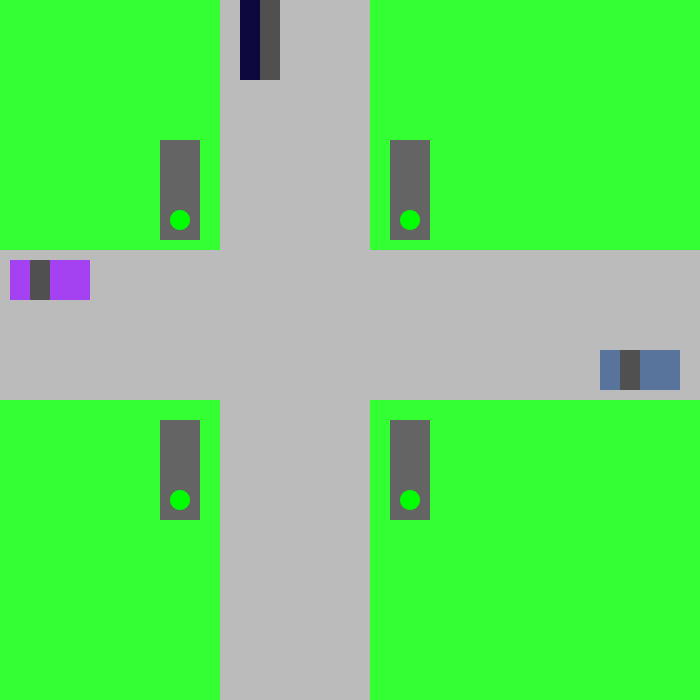
Frame 1 (no input)
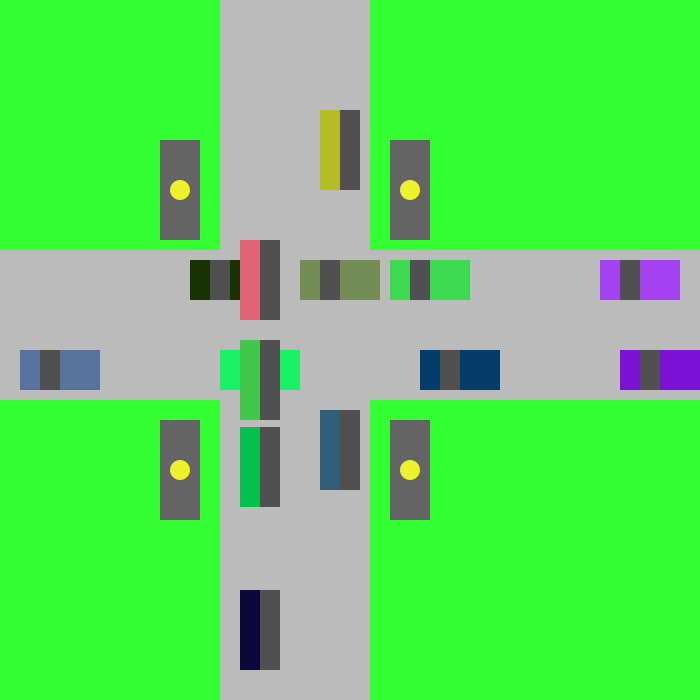
Frame 60 (the mouse pressed at the canvas centre just before this capture)
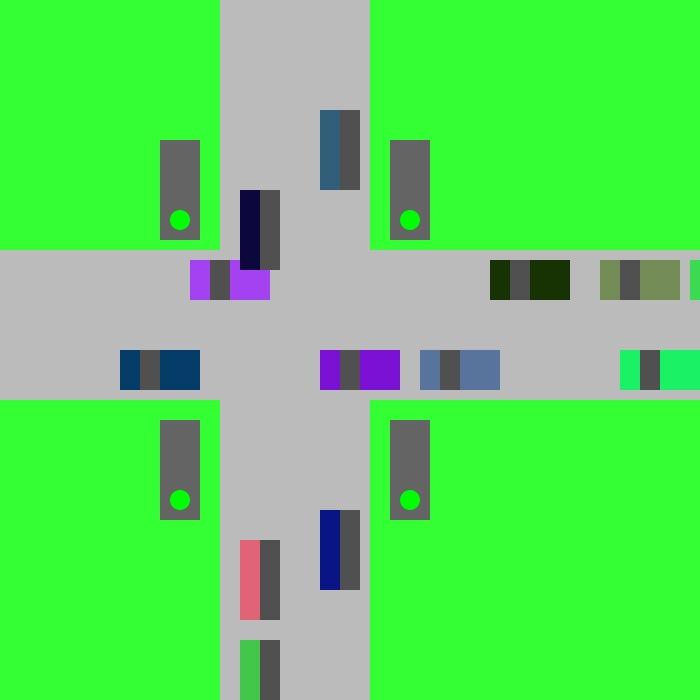
Frame 120 (the mouse held since frame 60 and released just before this capture)

The Processing sketch that drew these frames (run headless with seeded random() and noise(); from frame 60 on, the mouse is pressed at the canvas centre):

// Processing sketch: cw2
// ── cw2.pde
int counter = 0;
// counter will function as timer
int step = 0;
// step will track which state light(s) are in

road r1 = new road(0,250,150,700);
road r2 = new road(220,0,700,150);

traffic_light t1 = new traffic_light(160,140,0);
traffic_light t2 = new traffic_light(390,140,300);
traffic_light t3 = new traffic_light(160,420,0);
traffic_light t4 = new traffic_light(390,420,600);

car c1 = new car(10,260,80,40,10,0);
car c2 = new car(-200,260,80,40,10,0);
car c3 = new car(-290,260,80,40,10,0);
car c4 = new car(-400,260,80,40,10,0);

car c5 = new car(600,350,80,40,0,0);
car c6 = new car(800,350,80,40,0,0);
car c7 = new car(1000,350,80,40,0,0);
car c8 = new car(1200,350,80,40,0,0);

car c9 = new car(240,0,40,80,0,10);
car c10 = new car(240,-158,40,80,0,5);
car c11 = new car(240,-250,40,80,0,10);
car c12 = new car(240,-350,40,80,0,10);

car c13 = new car(320,700,40,80,0,10);
car c14 = new car(320,1000,40,80,0,10);
car c15 = new car(320,1400,40,80,0,10);
car c16 = new car(320,1900,40,80,0,10);




void setup() {
  background(51,255,51);
  size(700,700);
}


void draw() {
r1.display();
r2.display();

t1.display();
t1.advanceCounter();

t2.display();
t2.advanceCounter();

t3.display();
t3.advanceCounter();

t4.display();
t4.advanceCounter();

c1.display();
c1.move();

c2.display();
c2.move();

c3.display();
c3.move();

c4.display();
c4.move();

c5.display();
c5.moveReverse();

c6.display();
c6.moveReverse();

c7.display();
c7.moveReverse();

c8.display();
c8.moveReverse();

c9.display();
c9.moveReverseY();

c10.display();
c10.moveReverseY();

c11.display();
c11.moveReverseY();

c12.display();
c12.moveReverseY();

c13.display();
c13.moveY();

c14.display();
c14.moveY();

c15.display();
c15.moveY();

c16.display();
c16.moveY();

    fill(255,255,0);
    line(30, 20, 85, 20);
    stroke(400);
    
}

class road {
  
  float x;
  float y;
  float h;
  float w;
    road(float tempx, float tempy, float temph, float tempw) {
      x = tempx;
      y = tempy;
      h = temph;
      w = tempw;
    
    }
  
  void display() {
    noStroke();
    fill(187,187,187);
    rect(x,y,w,h);
  }
 
}



class traffic_light {
  
  float x;
  float y;
  float r;
  
    traffic_light(float tempX, float tempY, float tempR) {
      x = tempX;
      y = tempY;
      r = tempR;
    }

  void advanceCounter() {
  // main logic for state machine 
  counter++;
  if (counter==400) {
    counter=0;
    step=0;
  } else if (counter==200) {
    step=1;
  } else if (counter==280) {
    step=2;
  } 
}
 
 
void display(){
  fill(100);
  rect(x,y,40,100);
   
  // red light
  if (step==2) {
    fill(255,0,0);
  } else {
    fill(100);
  }
  ellipse(x+20,y+20,20,20);
   
  // yellow light
 if (step==1) {
    fill(#EEF22C); 
    ellipse(x+20,y+50,20,20);
  } 
   
  // green light
  if (step==0) {
    fill(0,255,0);
    ellipse(x+20,y+80,20,20);
  }
}
  
}

class car {
  float x;
  float y;
  float h;
  float w;
  color c;
  float speedX ;
  float speedY;
  
    car(float tempX, float tempY, float tempH, float tempW, float tempSpeedX, float tempSpeedY) {
      x = tempX;
      y = tempY;
      h = tempH;
      w = tempW;
      c = color(random(255),random(255),random(255));
      speedX = tempSpeedX;
      speedY = tempSpeedY;
    
    }
    
    void move() {
       y = y + speedY;
      x = x + speedX;
     
     if (x > width) x = 0;
     if (y > width) y = 0;
        if (step==2) {
        speedX = 0;
        speedY = 0;
        
      } else {
        speedX = 10;
      }
   } 
   
       void moveReverse() {

      x = x - speedX;
     
     if (x == 0) x = 700;

      if (step==2) {
        speedX = 0;
        speedY = 0;
        
      } else {
        speedX = 10;
      }
   } 
   
     void moveReverseY() {

      y = y + speedY;
     
     if (y == 700) y = 0;

      if (step==2) {
        speedY = 0;
        
      } else {
        speedY = 10;
      }
   } 
   
     void moveY() {

      y = y - speedY;
     
     if (y == 0) y = 700;

      if (step==2) {
        speedY = 0;
        
      } else {
        speedY = 10;
      }
   } 
    
    void display() {
      fill(c);
      rect(x,y,h,w);
      
      fill(80);
      rect(x+20, y, 20, w);
    
    
    }

}
